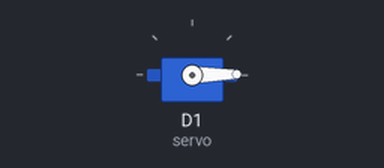
This sketch was run on a simulated ESP8266 (NodeMCU). Parts: servo.

Above: at 2.05 s.
At 6.0 s:
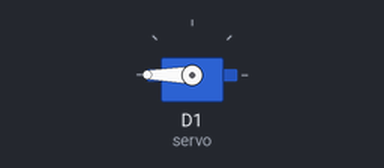
Timing chart, 0 to 7.2 s (numbered marks = the images above):
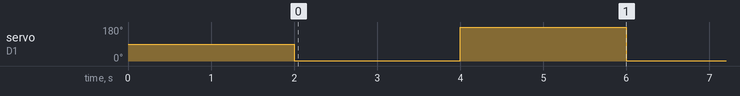

Measured:
- by itself, servo on D1 (servo): alternates 180° for 2.0 s and 1° for 2.0 s

The sketch:

servo_1_test.ino
```cpp
#include <Servo.h>
Servo servo;

void setup() {
servo.attach(D1,500,2400);
delay(2000);
}
void wipe() {
  servo.write(1);
  delay(2000);
  servo.write(180);
  delay(2000);
}

void loop() {
  wipe();
}
```
